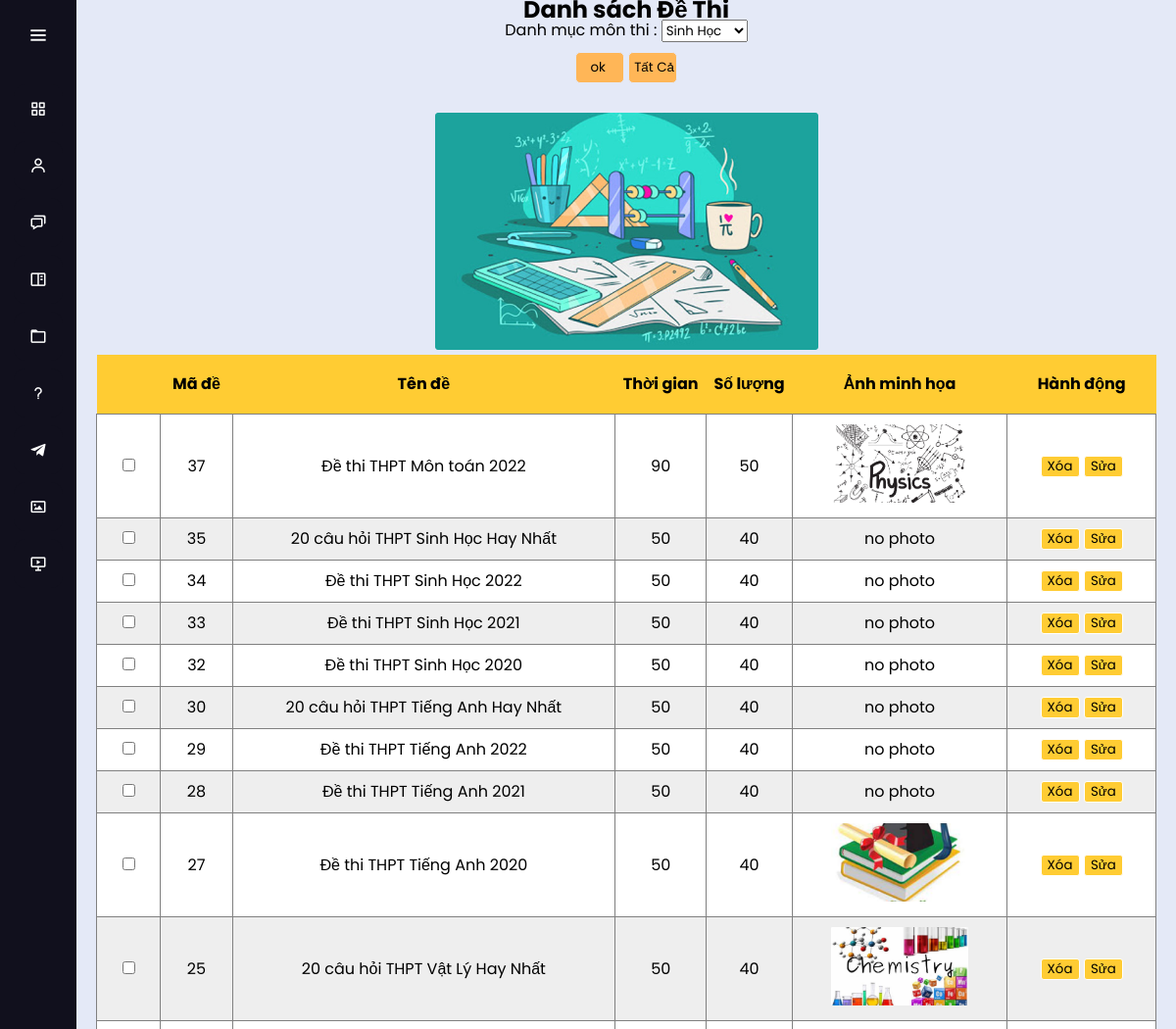
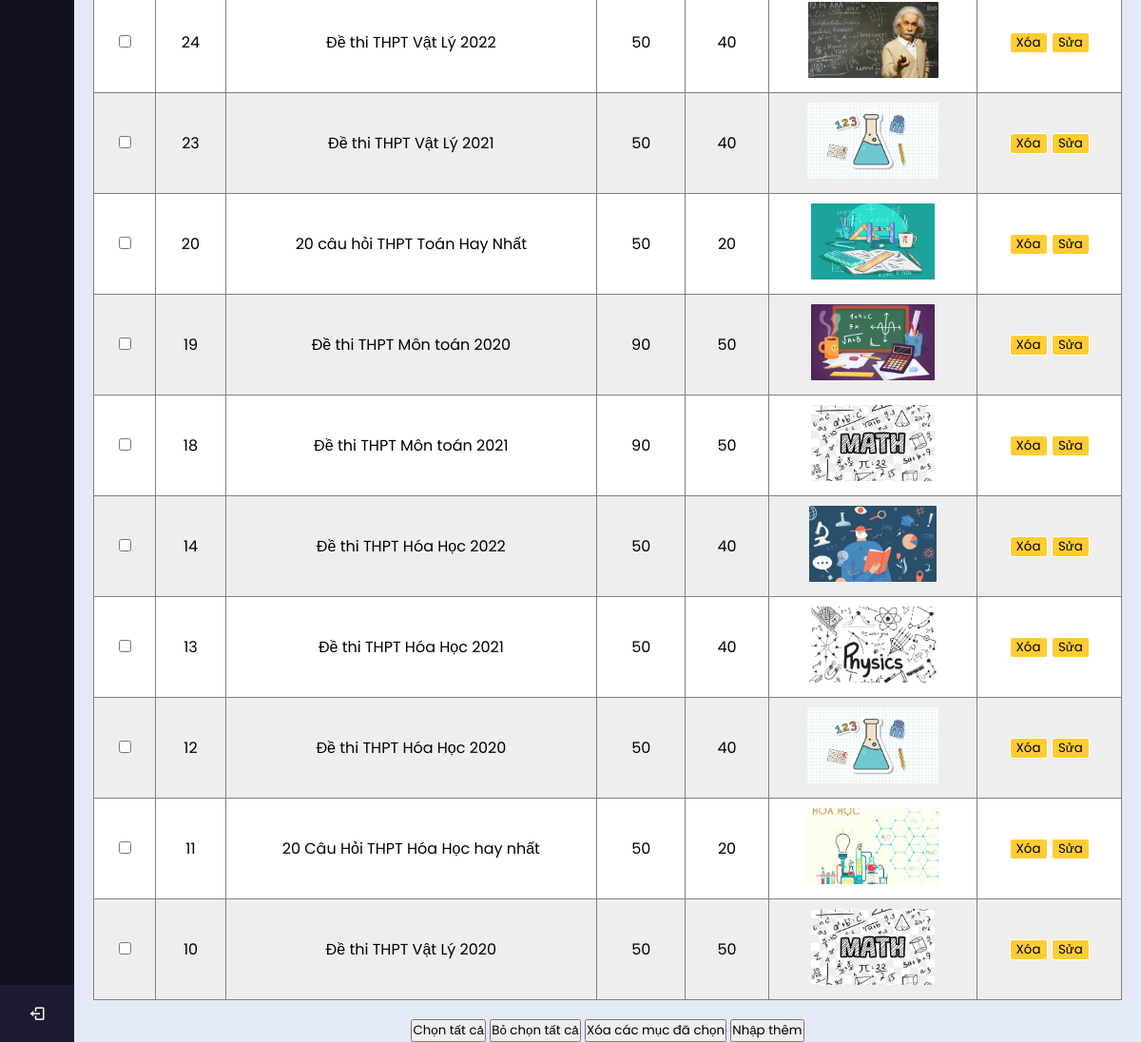
Screenshot of /admin/index.php?act=list_de with the database file from the repository (2 pictures, top to bottom).
### tables this page shows
CREATE TABLE `dethi` (
  `id_de` int(11) NOT NULL,
  `tende` varchar(255) NOT NULL,
  `thoigian` int(11) NOT NULL,
  `socau` int(11) NOT NULL,
  `id_mon` int(11) NOT NULL,
  `img` varchar(255) NOT NULL
);

### admin/model/pdo.php (called while the page is built, shortened)
<?php
function pdo_get_connection(){
    $dburl="mysql:host=localhost;dbname=duan;charset=utf8";
    $username='root';
    $password='';
    $conn=new PDO($dburl,$username,$password);
    $conn->setAttribute(PDO::ATTR_ERRMODE,PDO::ERRMODE_EXCEPTION);
    return $conn;
}
function pdo_query($sql){
    $sql_args=array_slice(func_get_args(),1);
    try{
        $conn=pdo_get_connection();
        $stmt=$conn->prepare($sql);
        $stmt->execute($sql_args);
        $rows=$stmt->fetchAll();
        return $rows;
    }
    catch(PDOException $e){
        throw $e;
    }
    finally{
        unset($conn);
    }
}
?>

### admin/model/admin.php (called while the page is built, shortened)
<?php
function loadall_monhoc(){
    $sql = "select *from monhoc order by id_mon desc";
    $listmonhoc = pdo_query($sql);
    return $listmonhoc;
}
function loadall_dethi(){
    $sql = "select *from dethi order by id_de desc";
    $listdethi = pdo_query($sql);
    return $listdethi;
}

### admin/dethi/list.php (the view)
<div class="css_moi">
  <div class="row">
    <div class="row tieude_user">
      <h1>Danh sách Đề Thi</h1>
    </div>
    <form action="index.php?act=listmhid" method="POST" enctype="multipart/form-data">
    <div class="row mb10 add_update">Danh mục môn thi :
      <select name="idmh" id="">
        <?php
        foreach ($listmh as $danhmuc) {
          extract($danhmuc);
          echo '<option value="' . $id_mon . '">' . $tenmon . '</option>';
        } ?>
       </select>
       <div class="submittimkiem">
       <input type="submit" value="ok " name="listtheomon">
       <a href="index.php?act=list_de"><input type="button" value="Tất Cả"></a>
       </div>
    </div></form>
    <div class="row">
      <div class="  tablee ">
        <table>
          <tr>
            <th></th>
            <th>Mã đề</th>
            <th>Tên đề</th>
            <th>Thời gian</th>
            <th>Số lượng</th>
            <th>Ảnh minh họa</th>
            <th>Hành động</th>
          </tr>
          <?php
          foreach ($loadde as $dethi) {
            extract($dethi);
            $listdt="index.php?act=listdt&idde=".$id_de;
            $xoadt="index.php?act=xoadt&idde=".$id_de;
            $updatedt="index.php?act=suadt&id_de=".$id_de;
            $hinhpath="../upload/".$img;
            if(is_file($hinhpath)){
                $hinh="<img src='".$hinhpath."' height='80px'>";
            }else{
                $hinh="no photo";
            }
            echo ' <tr>
       <td><input type="checkbox" name="" id=""></td>
       <td>'.$id_de.'</td>
       <td class="linkdtid"><a href="'.$listdt.'">'.$tende.'</a></td>
       <td>'.$thoigian.'</td>
       <td>'.$socau.'</td>
       <td>'.$hinh.'</td>
       <td class="delete"> <a href="'.$xoadt.'"><input type="button" value="Xóa"></a>  <a href="'.$updatedt.'"><input type="button" value="Sửa"></a></td>
     </tr>';
          }
          ?>
<img src="../image/3.png" alt="">
        </table>
      </div>
      <div class="  row">
        <input type="button" value="Chọn tất cả">
        <input type="button" value="Bỏ chọn tất cả">
        <input type="button" value="Xóa các mục đã chọn">
        <a href="index.php?act=dethi"><input type="button" value="Nhập thêm"></a>
      </div>
    </div>
  </div>

### admin/css/style.css (style rules this page uses)
* { margin: 0; padding: 0; box-sizing: border-box; font-family: "Poppins" , sans-serif; }
.css_moi { text-align: center; }
.tieude_user { text-align: center; }
.tablee table { width: 100%; border-collapse: collapse; }
.tablee table th { padding: 20px 0px; background-color: #CCC; }
.tablee table tr { background: #E4E9F7; }
.tablee table td { border: 1px gray solid; padding: 10px 20px; }
.tablee { text-align: center; }

### admin/view/header.php (style rules this page uses)
* { margin: 0; padding: 0; box-sizing: border-box; font-family: "Poppins", sans-serif; }
.css_moi { text-align: center; }
.mb10 { margin-bottom: 10px }
.add_update input { width: 500px; border-radius: 5px; }
.tieude_user { text-align: center; }
.tablee table { border-collapse: collapse; width: 100%; }
table tr:nth-child(odd) { background-color: #eee; }
table tr:nth-child(even) { background-color: white; }
table tr:nth-child(1) { background-color: skyblue; }
.tablee table th { padding: 20px 0px; background-color: #CCC; }
.tablee table td { border: 1px gray solid; padding: 10px 20px; }
.linkdtid a { display: block; text-decoration: none; color: black; font-size: medium; }
.submittimkiem input[type=submit] { width: 50px; border: #E4E9F7 1px solid; background-color: #FFB657; margin-top: 10px; padding: 5px; border-radius: 5px; }
.submittimkiem input[type=button] { width: 50px; border: #E4E9F7 1px solid; background-color: #FFB657; margin-top: 10px; padding: 5px; border-radius: 5px; }
.tablee table th { border: 0.5px gray; background: #E4E9F7; background-color: #FFCC33; }
.tablee { margin: 20px; margin-top: 30px; text-align: center; }
.delete input { width: 40px; border: 1px white solid; background-color: #FFCC33; border-radius: 3px; color: black; }
body { background-color: #E4E9F7; min-height: 100vh; line-height: 20px; font-family: monospace; }

### rows the page displays
dethi: id_de "37", tende "Đề thi THPT Môn toán 2022", thoigian "90", socau "50", img (picture)
dethi: id_de "35", tende "20 câu hỏi THPT Sinh Học Hay Nhất", thoigian "50", socau "40", img "no photo"
dethi: id_de "34", tende "Đề thi THPT Sinh Học 2022", thoigian "50", socau "40", img "no photo"
dethi: id_de "33", tende "Đề thi THPT Sinh Học 2021", thoigian "50", socau "40", img "no photo"
dethi: id_de "32", tende "Đề thi THPT Sinh Học 2020", thoigian "50", socau "40", img "no photo"
dethi: id_de "30", tende "20 câu hỏi THPT Tiếng Anh Hay Nhất", thoigian "50", socau "40", img "no photo"
dethi: id_de "29", tende "Đề thi THPT Tiếng Anh 2022", thoigian "50", socau "40", img "no photo"
dethi: id_de "28", tende "Đề thi THPT Tiếng Anh 2021", thoigian "50", socau "40", img "no photo"
dethi: id_de "27", tende "Đề thi THPT Tiếng Anh 2020", thoigian "50", socau "40", img (picture)
dethi: id_de "25", tende "20 câu hỏi THPT Vật Lý Hay Nhất", thoigian "50", socau "40", img (picture)
dethi: id_de "24", tende "Đề thi THPT Vật Lý 2022", thoigian "50", socau "40", img (picture)
dethi: id_de "23", tende "Đề thi THPT Vật Lý 2021", thoigian "50", socau "40", img (picture)
dethi: id_de "20", tende "20 câu hỏi THPT Toán Hay Nhất", thoigian "50", socau "20", img (picture)
dethi: id_de "19", tende "Đề thi THPT Môn toán 2020", thoigian "90", socau "50", img (picture)
dethi: id_de "18", tende "Đề thi THPT Môn toán 2021", thoigian "90", socau "50", img (picture)
dethi: id_de "14", tende "Đề thi THPT Hóa Học 2022", thoigian "50", socau "40", img (picture)
dethi: id_de "13", tende "Đề thi THPT Hóa Học 2021", thoigian "50", socau "40", img (picture)
dethi: id_de "12", tende "Đề thi THPT Hóa Học 2020", thoigian "50", socau "40", img (picture)
dethi: id_de "11", tende "20 Câu Hỏi THPT Hóa Học hay nhất", thoigian "50", socau "20", img (picture)
dethi: id_de "10", tende "Đề thi THPT Vật Lý 2020", thoigian "50", socau "50", img (picture)

### other values shown
form field idmh "Sinh Học"
